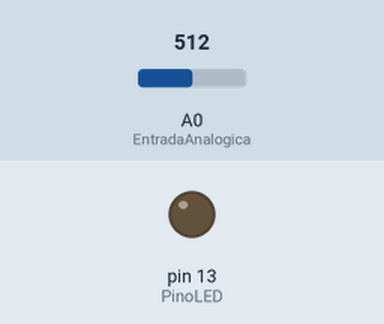
This sketch was run on a simulated Arduino Uno, built with avr-gcc and run on an emulated ATmega328P. On the bench: output pins drawn as LEDs (lit = HIGH). The inputs (shaded band) are chosen by the test bench; at power-on: A0 (EntradaAnalogica) = 512. What the sketch prints to the serial monitor is not drawn.

Above: at 1.2 s.
1.3 s: A0 (EntradaAnalogica) set to 0
At 2.3 s:
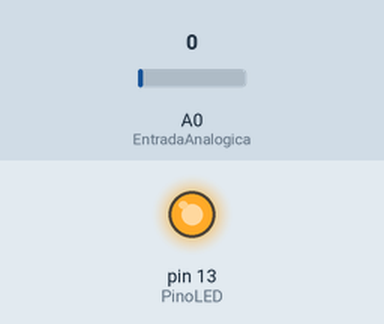
3.0 s: A0 (EntradaAnalogica) set to 122
At 3.5 s:
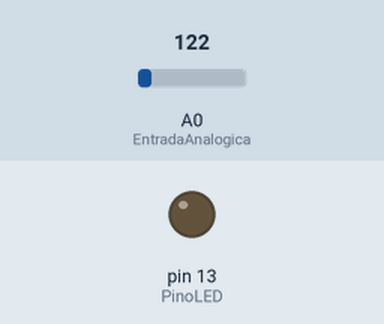
Timing chart, 0 to 6.0 s (numbered marks = the images above; inputs shaded):
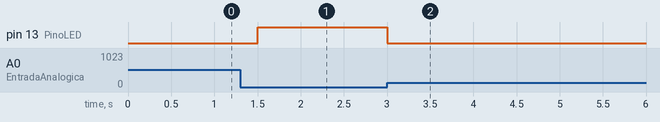

The sketch:

codigo_com_leds.ino
```cpp
const int EntradaAnalogica = A0;   // Entrada analógica
const int PinoLED = 13;           // Pino digital para o LED

void setup() {
  Serial.begin(9600);   // Inicializa a comunicação serial com uma taxa de 9600 bps
  pinMode(PinoLED, OUTPUT);  // Define o pino do LED como saída
}

void loop() {
  int valorSensor = analogRead(EntradaAnalogica);   // Lê o valor analógico da Entrada 1

  if (analogRead(EntradaAnalogica) == 0) {
    Serial.print("A");   // Se a capacitância 1 for menor que a referência, envia o caractere 'A' pela porta serial
    digitalWrite(PinoLED, HIGH);   // Acende o LED
  } else {
    digitalWrite(PinoLED, LOW);   // Apaga o LED
  }

  delay(500);   // Aguarda 500 milissegundos antes de repetir o loop
}
```

Measured:
- after the input at 1.3 s, pin 13 (PinoLED): LOW → HIGH after 0.20 s
- after the input at 3.0 s, pin 13 (PinoLED): HIGH → LOW at once
